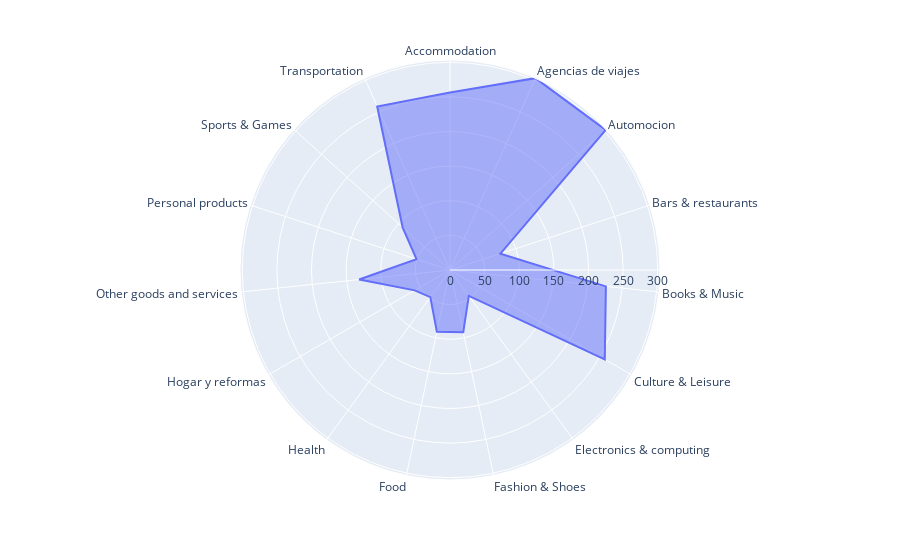

Here is the notebook cell this chart was saved with:
### Code cell
import plotly.express as px
import pandas as pd

fig = px.line_polar(df3, r='mean_amount', theta='category', line_close=True)
fig.update_traces(fill='toself')
fig.show()

### Figure 1 — Plotly figure (JSON) as saved in the notebook; plotly's stock layout.template omitted (floating-point values rounded to 4 significant figures)
{"data": [{"fill": "toself", "hovertemplate": "mean_amount=%{r}<br>category=%{theta}<extra></extra>", "legendgroup": "", "line": {"color": "#636efa", "dash": "solid"}, "marker": {"symbol": "circle"}, "mode": "lines", "name": "", "r": [256.4, 303.3, 302.5, 76.55, 226.4, 258.1, 46.23, 92.0, 91.23, 48.41, 58.87, 132.0, 50.89, 92.09, 258.6, 256.4], "showlegend": false, "subplot": "polar", "theta": ["Accommodation", "Agencias de viajes", "Automocion", "Bars & restaurants", "Books & Music", "Culture & Leisure", "Electronics & computing", "Fashion & Shoes", "Food", "Health", "Hogar y reformas", "Other goods and services", "Personal products", "Sports & Games", "Transportation", "Accommodation"], "type": "scatterpolar"}], "layout": {"legend": {"tracegroupgap": 0}, "margin": {"t": 60}, "polar": {"angularaxis": {"direction": "clockwise", "rotation": 90}, "domain": {"x": [0, 1], "y": [0, 1]}}}}
